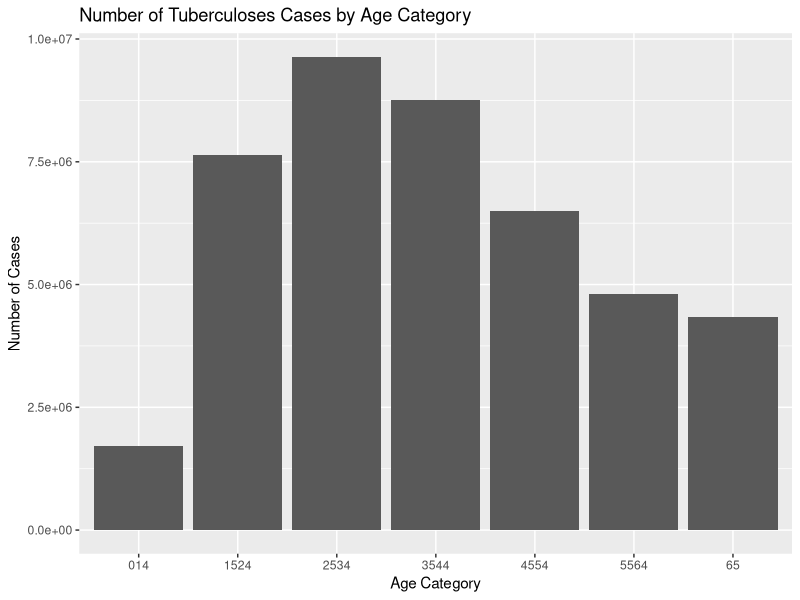

Here is the R script that generated this plot:
## ---- chunk 1
knitr::opts_chunk$set(echo = TRUE, eval = TRUE, error = TRUE,
                      warning = FALSE, message = FALSE, 
                      fig.align = "center",
                      R.options = list(max.print=100))

# Edit the file starting below
## ---- chunk 2
# If working on your own computer, remember to install new packages with install.packages("name") in the console
library(tidyverse)
## ---- chunk 3
# Take a quick look
as_tibble(who)
## ---- chunk 4
# convert dataset into long format and save as new long_who
long_who <- who %>%
            pivot_longer(cols = new_sp_m014:newrel_f65, 
                         names_to = "new_diagnosis_genderage", 
                         values_to = "cases")

nrow(long_who)
## ---- chunk 5
tidy_who <- 
    long_who %>%
    mutate(new_diagnosis_genderage = 
               str_replace(new_diagnosis_genderage, "newrel", "new_rel")) %>%
  # separate new_diagnosis_genderage into new, diagnosis, gender, and age
    separate(col = "new_diagnosis_genderage", c("new", "diagnosis", "genderage")) %>%
    separate(col = "genderage", c("gender", "age"), sep = 1) %>%
    select(-"new")
    
ncol(tidy_who)
## ---- chunk 6
# check to see if there are 0 in 'tidy_who'
tidy_who %>%
  filter(cases == 0) %>%
  nrow()

## ---- chunk 7
# find number of distinct years, minimum year, and maximum year by country
tidy_who %>%
  group_by(country) %>%
  summarize(num_years = n_distinct(year),
            min_year = min(year), 
            max_year = max(year))
  
  
## ---- chunk 8
# make barplot of number of TB cases by age category
tidy_who %>%
  group_by(age) %>%
  summarize(num_cases = sum(cases, na.rm = T)) %>%
  ggplot(aes(x = age, y = num_cases)) +
  geom_bar(stat = "identity") +
  labs(x = "Age Category", 
       y = "Number of Cases", 
       title = "Number of Tuberculoses Cases by Age Category")
